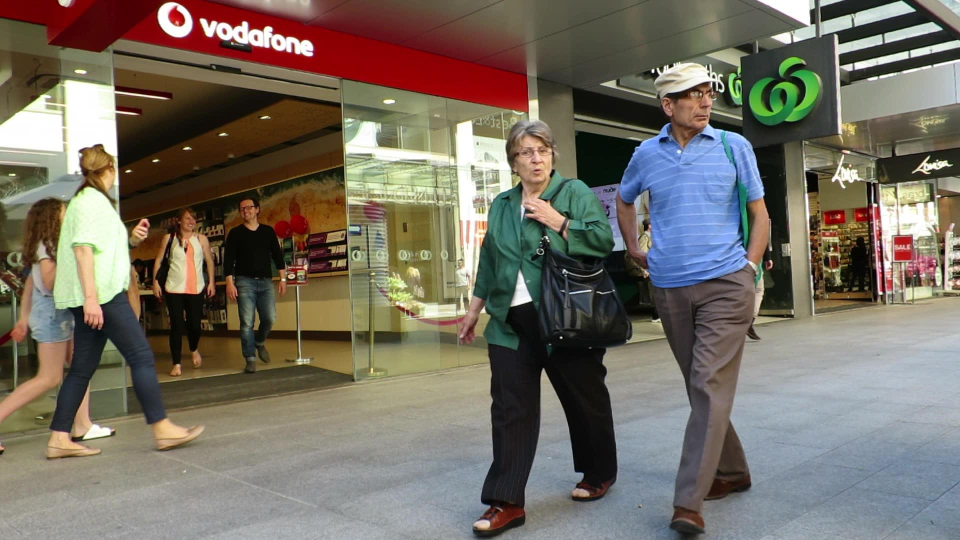
#> input picture report/images/dataset_sample.jpg, 1920 x 1080 px (shown at 1/2 size)
$ python -i Detector.py   (imports and definitions only)
#> lines starting #> are read from the running program, lines starting #| are printed output that depends on the picture; after the words box and inside, x2 and y2 are one past the last pixel; in counts of white or black regions, pixels touching at a corner belong together
#> further down, picture is the input picture: shape (1080, 1920, 3); mean B, G, R 98.7, 109.9, 117.2
"""
File name         : detectors.py
Description       : Object detector used for detecting the objects in a video /image
Python Version    : 3.7
"""

import cv2

# Import python libraries
import numpy as np


def detect(frame):
    # Convert frame from BGR to GRAY
    gray = cv2.cvtColor(frame, cv2.COLOR_BGR2GRAY)
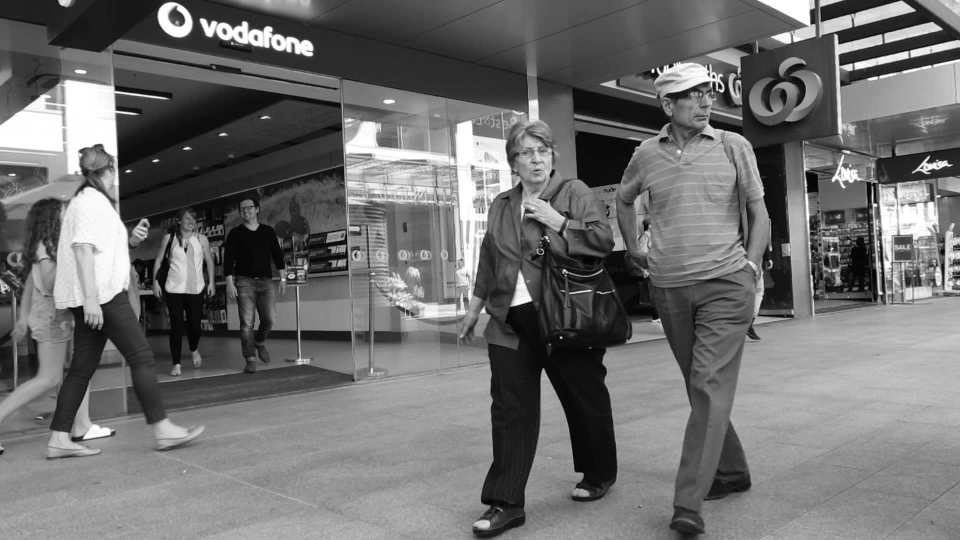
#> gray: shape (1080, 1920) (shown at 1/2 size); min 0, max 255, mean 110.8
    # cv2.imshow('gray', gray)

    # Edge detection using Canny function
    img_edges = cv2.Canny(gray, 50, 190, 3)
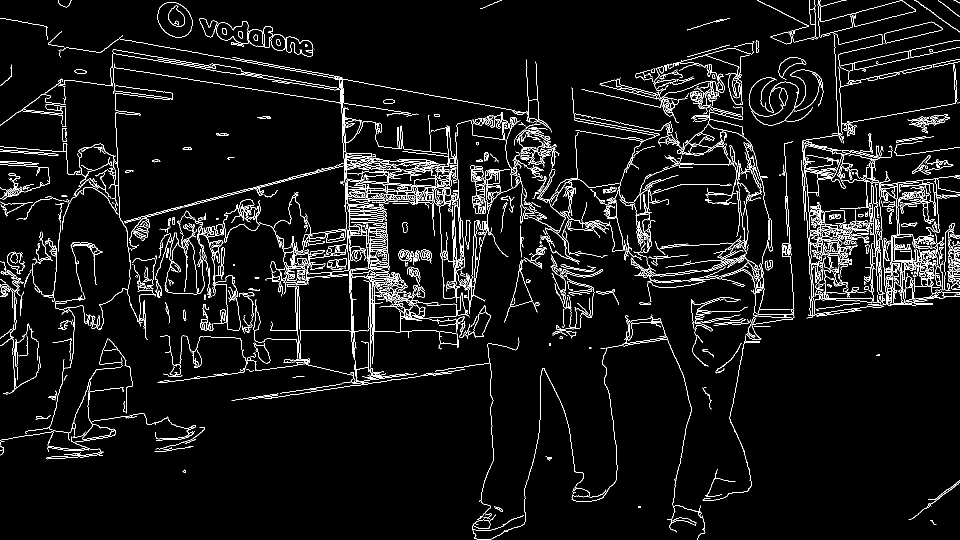
#> img_edges: shape (1080, 1920) (shown at 1/2 size); 5% white in thin lines or dots
    # cv2.imshow('img_edges', img_edges)

    # Convert to black and white image
    ret, img_thresh = cv2.threshold(img_edges, 254, 255, cv2.THRESH_BINARY)
    # cv2.imshow('img_thresh', img_thresh)

    # Find contours
    contours, _ = cv2.findContours(
        img_thresh, cv2.RETR_EXTERNAL, cv2.CHAIN_APPROX_SIMPLE
    )
#> contours = 1201 contours, 906 with area under 20; largest, box (x1, y1, x2, y2) and area: (314, 4, 386, 75) 3753, (694, 255, 911, 597) 2950, (1604, 281, 1765, 629) 2522, (1011, 642, 1333, 1062) 2508, (1768, 43, 1886, 87) 2222

    # Set the accepted minimum & maximum radius of a detected object
    min_radius_thresh = 3
    max_radius_thresh = 30

    centers = []
    for c in contours:
        # ref: https://docs.opencv.org/trunk/dd/d49/tutorial_py_contour_features.html
        (x, y), radius = cv2.minEnclosingCircle(c)
        radius = int(radius)

        # Take only the valid circle(s)
        if (radius > min_radius_thresh) and (radius < max_radius_thresh):
            centers.append(np.array([[x], [y]]))
#> this loop made 1201 passes
#> (x, y, radius) on passes 1 to 3: (1866, 1045, 7), (963, 1049, 17), (969, 1037, 0)
#> after the loop, centers = 679 items, first 6: [1866, 1045], [963, 1049], [1368.5, 1043], [985.5, 1034.5], [974.5, 1030.5], [996.5, 1017.5]
    # cv2.imshow('contours', img_thresh)
    # cv2.imwrite('contours.jpg', img_thresh)
    return centers

>>> import cv2
>>> picture = cv2.imread('../report/images/dataset_sample.jpg')
>>> result = detect(picture)
#> result has the same summary as centers in detect
